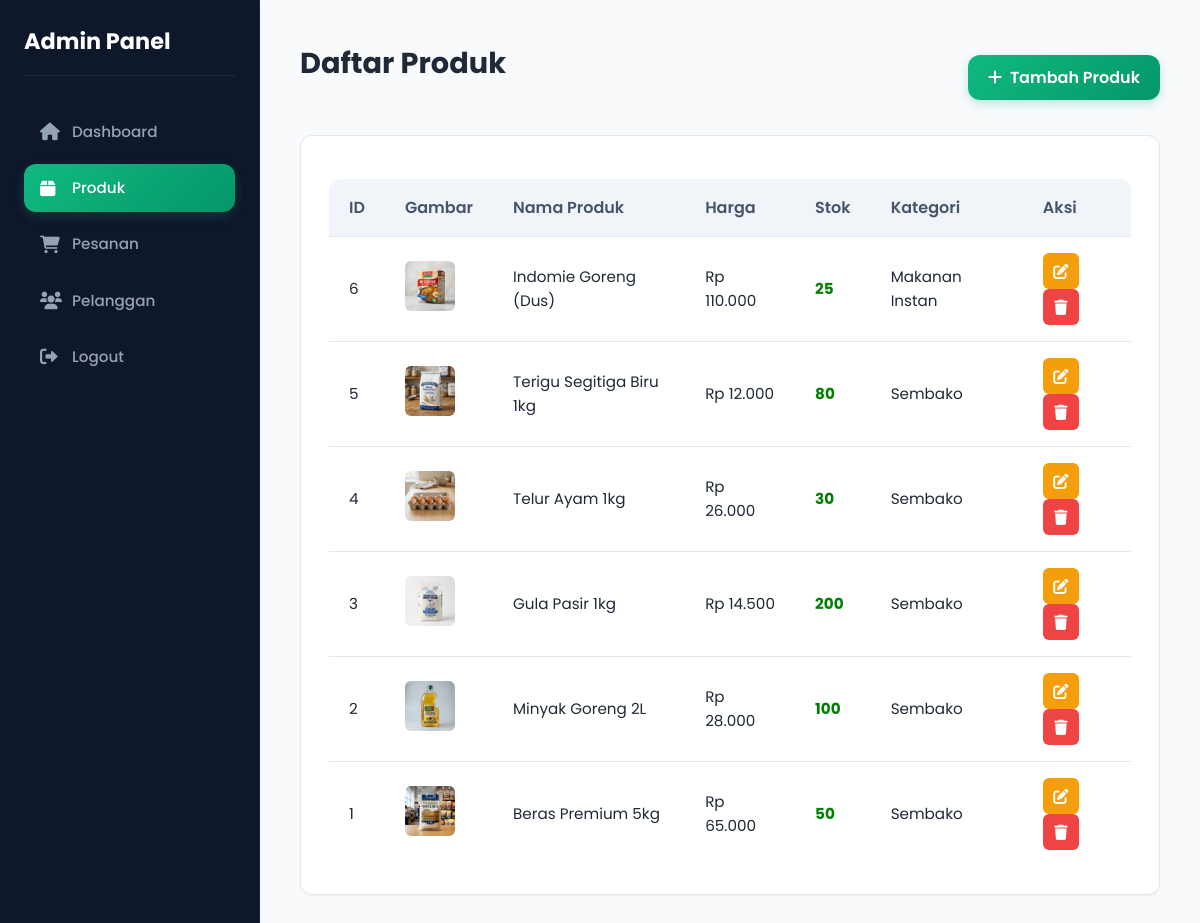
Page /admin/produk.php (signed in) on the committed database.
### tables this page shows
CREATE TABLE IF NOT EXISTS products (
    id INT AUTO_INCREMENT PRIMARY KEY,
    name VARCHAR(255) NOT NULL,
    description TEXT,
    price DECIMAL(10, 2) NOT NULL,
    stock INT DEFAULT 0,
    image VARCHAR(255) DEFAULT 'default.jpg',
    category VARCHAR(100),
    is_popular BOOLEAN DEFAULT 0,
    created_at TIMESTAMP DEFAULT CURRENT_TIMESTAMP
);

### admin/produk.php (the view, shortened to what this page needs)
<?php
require_once '../config/database.php';
try {
    $stmt = $conn->query("SELECT * FROM products ORDER BY id DESC");
    $products = $stmt->fetchAll(PDO::FETCH_ASSOC);
} catch(PDOException $e) {
    echo "Error: " . $e->getMessage();
}
?>
<!DOCTYPE html>
<html lang="id">
<head>
    <link rel="stylesheet" href="https://cdnjs.cloudflare.com/ajax/libs/font-awesome/6.0.0/css/all.min.css">
    <link rel="stylesheet" href="../style.css">
</head>
<body>
<div class="admin-wrapper">
    <div class="sidebar">
        <h2>Admin Panel</h2>
        <a href="index.php"><i class="fas fa-home"></i> Dashboard</a>
        <a href="produk.php" class="active"><i class="fas fa-box"></i> Produk</a>
        <a href="pesanan.php"><i class="fas fa-shopping-cart"></i> Pesanan</a>
        <a href="pelanggan.php"><i class="fas fa-users"></i> Pelanggan</a>
        <a href="../logout.php"><i class="fas fa-sign-out-alt"></i> Logout</a>
    </div>
    <div class="content">
        <div style="display: flex; justify-content: space-between; align-items: center; margin-bottom: 20px;">
            <h2>Daftar Produk</h2>
            <a href="tambah_produk.php" class="btn-admin-add" style="margin-bottom: 0;"><i class="fas fa-plus"></i> Tambah Produk</a>
        </div>
        <div class="admin-card">
            <table class="admin-table">
                <thead>
                    <tr>
                        <th>ID</th>
                        <th>Gambar</th>
                        <th>Nama Produk</th>
                        <th>Harga</th>
                        <th>Stok</th>
                        <th>Kategori</th>
                        <th>Aksi</th>
                    </tr>
                </thead>
                <tbody>
                    <?php foreach($products as $product): ?>
                    <tr>
                        <td><?php echo $product['id']; ?></td>
                        <td>
                            <img src="../assets/images/<?php echo $product['image']; ?>" alt="img" style="width: 50px; height: 50px; object-fit: cover; border-radius: 6px;">
                        </td>
                        <td><?php echo htmlspecialchars($product['name']); ?></td>
                        <td>Rp <?php echo number_format($product['price'], 0, ',', '.'); ?></td>
                        <td>
                            <span style="font-weight: bold; color: <?php echo $product['stock'] < 10 ? 'red' : 'green'; ?>">
                                <?php echo $product['stock']; ?>
                            </span>
                        </td>
                        <td><?php echo $product['category']; ?></td>
                        <td>
                            <a href="edit_produk.php?id=<?php echo $product['id']; ?>" class="btn-action btn-action-edit"><i class="fas fa-edit"></i></a>
                            <a href="proses_produk.php?action=delete&id=<?php echo $product['id']; ?>" class="btn-action btn-action-delete" onclick="return confirm('Yakin ingin menghapus?');"><i class="fas fa-trash"></i></a>
                        </td>
                    </tr>
                    <?php endforeach; ?>
                </tbody>
            </table>
        </div>
    </div>
</div>
</body>
</html>

### style.css (style rules this page uses)
:root { --primary-color: #10b981; --primary-dark: #059669; --primary-light: #ecfdf5; --accent-color: #f59e0b; --accent-hover: #d97706; --text-color: #1f2937; --text-muted: #6b7280; --bg-light: #f8fafc; --white: #ffffff; --border-color: #e2e8f0; --wrapper-width: 1200px; --shadow-sm: 0 1px 2px 0 rgba(0, 0, 0, 0.05); --shadow-md: 0 4px 6px -1px rgba(0, 0, 0, 0.05), 0 2px 4px -1px rgba(0, 0, 0, 0.06); --shadow-lg: 0 10px 15px -3px rgba(0, 0, 0, 0.05), 0 4px 6px -2px rgba(0, 0, 0, 0.04); --shadow-premium: 0 20px 25px -5px rgba(0, 0, 0, 0.08), 0 10px 10px -5px rgba(0, 0, 0, 0.04); --radius-sm: 6px; --radius-md: 12px; --radius-lg: 20px; --transition-smooth: all 0.3s cubic-bezier(0.4, 0, 0.2, 1); }
* { margin: 0; padding: 0; box-sizing: border-box; }
html { scroll-behavior: smooth; }
body { font-family: 'Poppins', sans-serif; color: var(--text-color); background-color: var(--bg-light); line-height: 1.6; display: flex; flex-direction: column; min-height: 100vh; -webkit-font-smoothing: antialiased; }
a { text-decoration: none; color: inherit; transition: var(--transition-smooth); }
.admin-wrapper { display: flex; min-height: 100vh; background-color: var(--bg-light); }
.sidebar { width: 260px; background-color: #0f172a; color: #94a3b8; padding: 24px; display: flex; flex-direction: column; border-right: 1px solid #1e293b; box-shadow: var(--shadow-md); transition: var(--transition-smooth); }
.sidebar h2 { font-size: 1.4rem; font-weight: 700; color: var(--white); margin-bottom: 2rem; display: flex; align-items: center; gap: 8px; border-bottom: 1px solid #1e293b; padding-bottom: 15px; }
.sidebar a { color: #94a3b8; display: flex; align-items: center; gap: 12px; padding: 12px 16px; margin-bottom: 8px; border-radius: var(--radius-md); font-weight: 500; font-size: 0.95rem; transition: var(--transition-smooth); }
.sidebar a i { font-size: 1.1rem; width: 20px; }
.sidebar a.active { color: var(--white); background: linear-gradient(135deg, var(--primary-color) 0%, var(--primary-dark) 100%); box-shadow: 0 4px 12px rgba(16, 185, 129, 0.2); }
.content { flex: 1; padding: 40px; overflow-y: auto; }
.content h2 { font-size: 1.8rem; font-weight: 700; color: var(--text-color); margin-bottom: 1.8rem; }
.admin-card { background: var(--white); padding: 28px; border-radius: var(--radius-md); border: 1px solid var(--border-color); box-shadow: var(--shadow-sm); }
table.admin-table { width: 100%; border-collapse: collapse; border-radius: var(--radius-md); overflow: hidden; margin-top: 15px; }
table.admin-table th { background-color: #f1f5f9; color: #475569; font-weight: 600; padding: 16px 20px; text-align: left; border-bottom: 1px solid var(--border-color); }
table.admin-table td { padding: 16px 20px; border-bottom: 1px solid var(--border-color); color: var(--text-color); font-size: 0.95rem; }
table.admin-table tr:last-child td { border-bottom: none; }
.btn-action { display: inline-flex; align-items: center; justify-content: center; width: 36px; height: 36px; border-radius: var(--radius-sm); color: var(--white) !important; transition: var(--transition-smooth); border: none; cursor: pointer; }
.btn-action-edit { background-color: var(--accent-color); }
.btn-action-delete { background-color: #ef4444; }
.btn-admin-add { background: linear-gradient(135deg, var(--primary-color) 0%, var(--primary-dark) 100%); color: var(--white) !important; padding: 10px 20px; border-radius: var(--radius-md); font-weight: 600; box-shadow: 0 4px 10px rgba(16, 185, 129, 0.25); display: inline-flex; align-items: center; gap: 8px; margin-bottom: 20px; transition: var(--transition-smooth); }

### rows in the picture
products: id "6", image (picture), name "Indomie Goreng (Dus)", price "110.000", stock "25", category "Makanan Instan"
products: id "5", image (picture), name "Terigu Segitiga Biru 1kg", price "12.000", stock "80", category "Sembako"
products: id "4", image (picture), name "Telur Ayam 1kg", price "26.000", stock "30", category "Sembako"
products: id "3", image (picture), name "Gula Pasir 1kg", price "14.500", stock "200", category "Sembako"
products: id "2", image (picture), name "Minyak Goreng 2L", price "28.000", stock "100", category "Sembako"
products: id "1", image (picture), name "Beras Premium 5kg", price "65.000", stock "50", category "Sembako"
